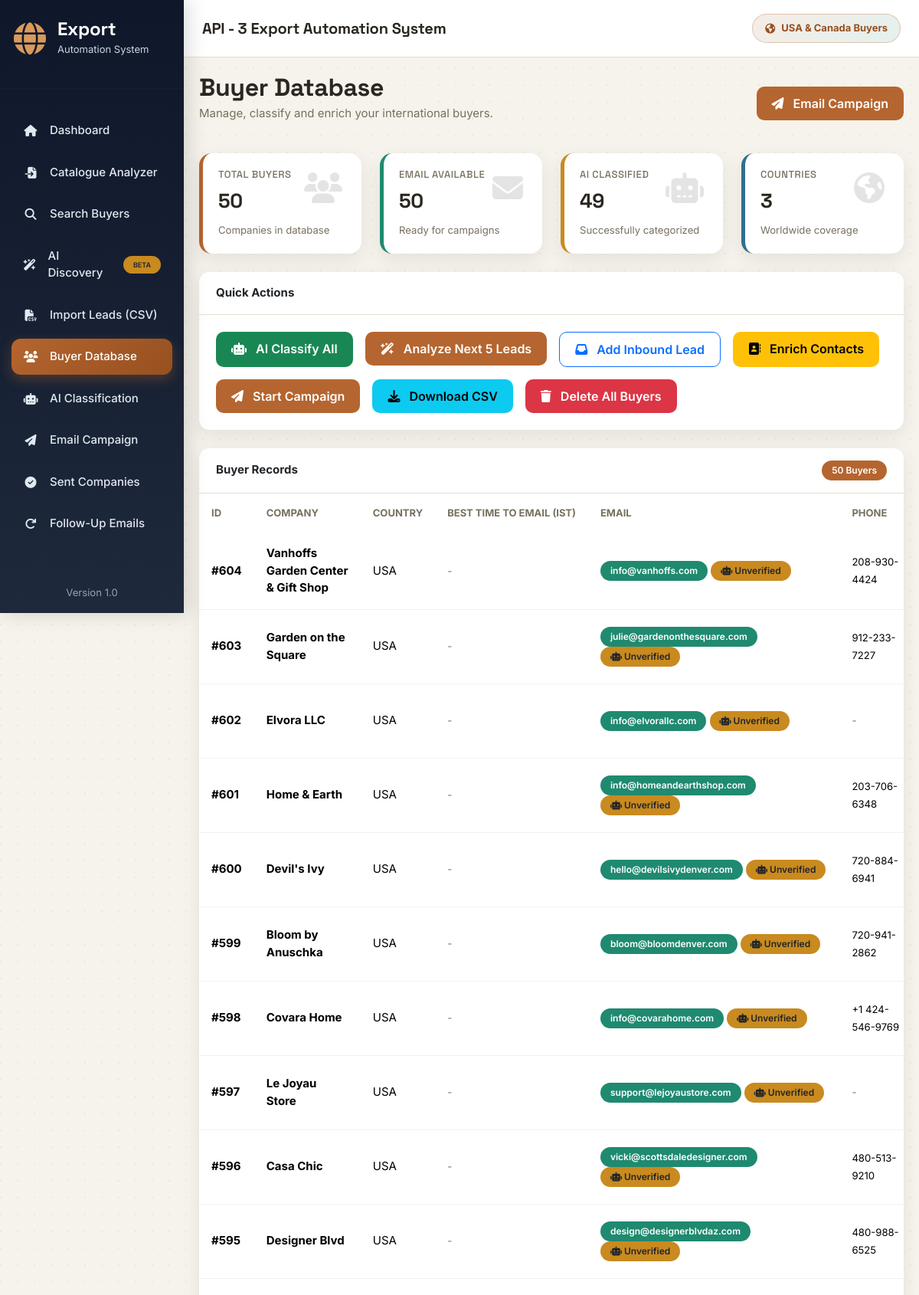
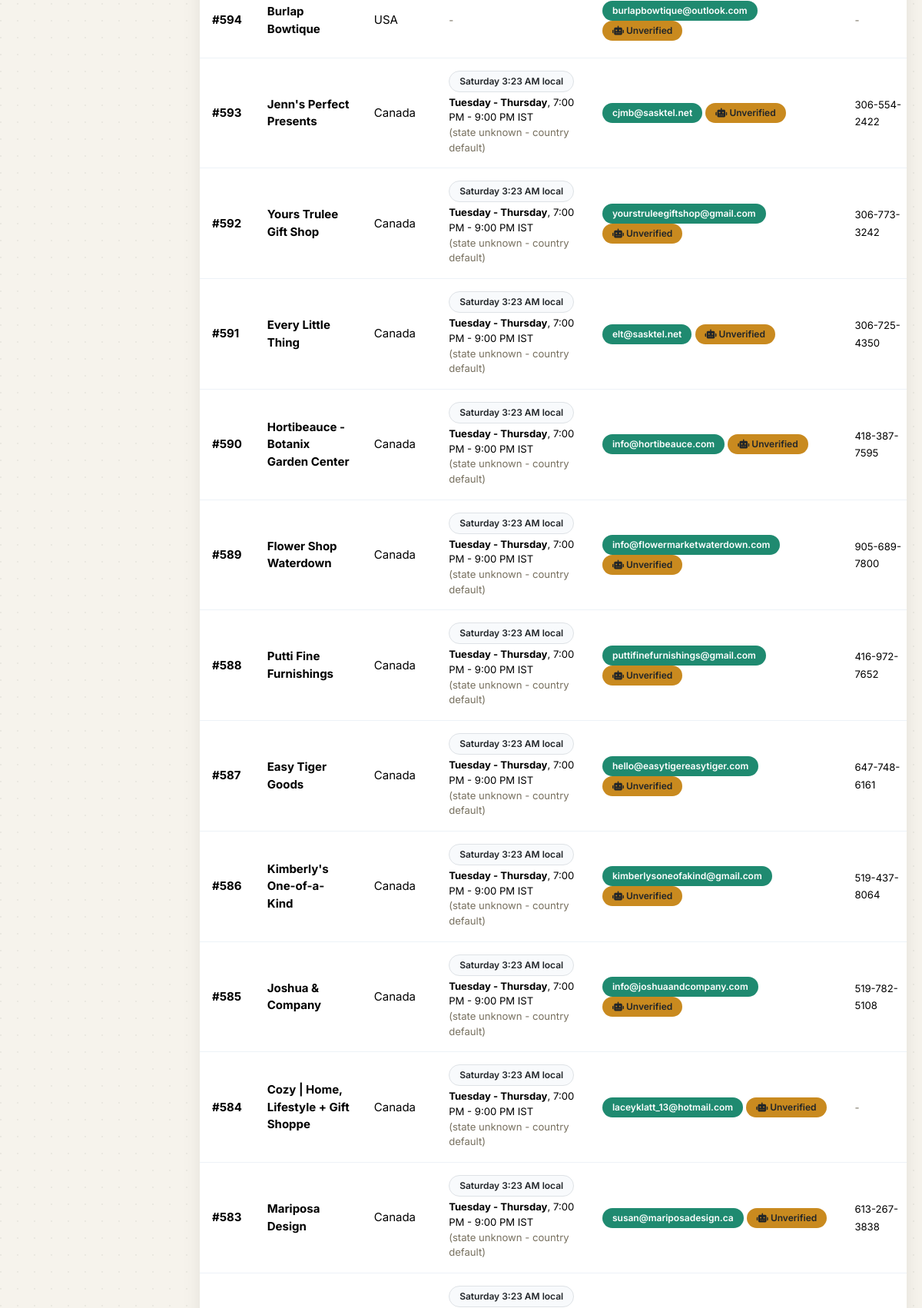
The page /buyers (upper part) on the database its author committed (2 pictures, top to bottom).
### app/models.py (models this page shows)
class Buyer(db.Model):
    __tablename__ = "buyers"
    id = db.Column(db.Integer, primary_key=True)
    company = db.Column(db.String(200), nullable=False)
    buyer_name = db.Column(db.String(200))
    email = db.Column(db.String(255))
    website = db.Column(db.String(300), unique=True)
    snippet = db.Column(db.Text)
    country = db.Column(db.String(100))
    state = db.Column(db.String(50))
    phone = db.Column(db.String(100))
    source = db.Column(db.String(100))
    category = db.Column(db.String(100), default="Unknown")
    status = db.Column(db.String(50), default="New")
    lead_score = db.Column(db.Integer)
    outreach_priority = db.Column(db.String(20))
    lead_score_reasons = db.Column(db.Text)
    product_match_percent = db.Column(db.Integer)
    relevant_categories = db.Column(db.String(500))
    style_estimate = db.Column(db.String(150))
    positioning_estimate = db.Column(db.String(100))
    recommended_products = db.Column(db.Text)
    decision_maker_name = db.Column(db.String(150))
    decision_maker_title = db.Column(db.String(150))
    email_domain_verified = db.Column(db.Boolean)
    email_live_verified = db.Column(db.Boolean)
    country_confirmed = db.Column(db.Boolean)
    analyzed_at = db.Column(db.DateTime)
    pipeline_stage = db.Column(db.String(50), default="Discovered")
    needs_follow_up = db.Column(db.Boolean, default=False)
    created_at = db.Column(
        db.DateTime,
        default=datetime.utcnow
    )

### app/routes/buyers.py (the view)
@buyers_bp.route("/buyers")
def buyers():
    from app.services.database.buyer_repository import BuyerRepository
    return render_template(
        "buyers.html",
        buyers=BuyerRepository().contactable_buyers()
    )

### app/services/crm/stage_service.py (called while the page is built)
    def stage_index(self, stage):
        try:
            return self.STAGE_ORDER.index(stage)
        except ValueError:
            return 0

### app/services/database/buyer_repository.py (called while the page is built)
    def contactable_buyers(self):
        contacted_index = self.stages.stage_index("Contacted")
        pre_contact_stages = self.stages.STAGE_ORDER[:contacted_index]
        return Buyer.query.filter(
            db.or_(
                Buyer.pipeline_stage.in_(pre_contact_stages),
                Buyer.pipeline_stage.is_(None)
            )
        ).order_by(
            Buyer.id.desc()
        ).all()

### app/services/timezone/send_time_service.py (called while the page is built)
    def get_timezone_name(self, country, state=None):
        state_clean = (state or "").strip().upper()
        if country == "United States" and state_clean in self.US_STATE_TIMEZONES:
            return self.US_STATE_TIMEZONES[state_clean], "state"
        if country == "Canada" and state_clean in self.CA_PROVINCE_TIMEZONES:
            return self.CA_PROVINCE_TIMEZONES[state_clean], "province"
        default_tz = self.COUNTRY_DEFAULT_TIMEZONES.get(country)
        if default_tz:
            return default_tz, "country-default"
        return None, None

### app/templates/buyers.html (shortened to what this page needs)
{% extends "base.html" %}
{% block content %}
<div class="fade-up">
    <div class="d-flex justify-content-between align-items-center mb-4">
        <div>
            <h2 class="fw-bold mb-1">
                Buyer Database
            </h2>
            <p class="text-muted">
                Manage, classify and enrich your international buyers.
            </p>
        </div>
        <a href="/campaign" class="btn btn-primary">
            <i class="fa-solid fa-paper-plane me-2"></i>
            Email Campaign
        </a>
    </div>
    <div class="row g-4 mb-4">
        <div class="col-xl-3 col-md-6">
            <div class="stats-card stats-primary">
                <i class="fa-solid fa-users"></i>
                <h6>Total Buyers</h6>
                <h2>{{ buyers|length }}</h2>
                <small class="text-muted">
                    Companies in database
                </small>
            </div>
        </div>
        <div class="col-xl-3 col-md-6">
            <div class="stats-card stats-success">
                <i class="fa-solid fa-envelope"></i>
                <h6>Email Available</h6>
                <h2>
                    {{ buyers|selectattr('email')|list|length }}
                </h2>
                <small class="text-muted">
                    Ready for campaigns
                </small>
            </div>
        </div>
        <div class="col-xl-3 col-md-6">
            <div class="stats-card stats-warning">
                <i class="fa-solid fa-robot"></i>
                <h6>AI Classified</h6>
                <h2>
                    {{ buyers|rejectattr('category','equalto','Unknown')|list|length }}
                </h2>
                <small class="text-muted">
                    Successfully categorized
                </small>
            </div>
        </div>
        <div class="col-xl-3 col-md-6">
            <div class="stats-card stats-info">
                <i class="fa-solid fa-earth-americas"></i>
                <h6>Countries</h6>
                <h2>
                    {{ buyers|map(attribute='country')|reject('equalto',None)|unique|list|length }}
                </h2>
                <small class="text-muted">
                    Worldwide coverage
                </small>
            </div>
        </div>
    </div>
    <div class="card mb-4">
        <div class="card-header">
            Quick Actions
        </div>
        <div class="card-body">
            <div class="d-flex flex-wrap gap-3">
                <a
                    href="{{ url_for('classify.classify_all') }}"
                    class="btn btn-success">
                    <i class="fa-solid fa-robot me-2"></i>
                    AI Classify All
                </a>
                <form
                    action="{{ url_for('buyers.analyze_unscored') }}"
                    method="POST"
                    class="d-inline">
                    <button class="btn btn-primary">
                        <i class="fa-solid fa-wand-magic-sparkles me-2"></i>
                        Analyze Next 5 Leads
                    </button>
                </form>
                <a
                    href="{{ url_for('buyers.add_inbound_lead') }}"
                    class="btn btn-outline-primary">
                    <i class="fa-solid fa-inbox me-2"></i>
                    Add Inbound Lead
                </a>
                <a
                    href="/enrich"
                    class="btn btn-warning">
                    <i class="fa-solid fa-address-book me-2"></i>
                    Enrich Contacts
                </a>
                <a
                    href="/campaign"
                    class="btn btn-primary">
                    <i class="fa-solid fa-paper-plane me-2"></i>
                    Start Campaign
                </a>
                <a
                    href="{{ url_for('buyers.download_buyers') }}"
                    class="btn btn-info">
                    <i class="fa-solid fa-download me-2"></i>
                    Download CSV
                </a>
                <form
                    action="{{ url_for('buyers.delete_all') }}"
                    method="POST">
                    <button
                    class="btn btn-danger">
                    <i class="fa-solid fa-trash me-2"></i>
                    Delete All Buyers
                    </button>
                </form>
            </div>
        </div>
    </div>
    <div class="card">
        <div class="card-header d-flex justify-content-between align-items-center">
            <span>
                Buyer Records
            </span>
            <span class="badge bg-primary">
                {{ buyers|length }} Buyers
            </span>
        </div>
        <div class="card-body p-0">
            <div class="table-responsive">
                <table class="table align-middle">
                    <thead>
                        <tr>
                            <th>ID</th>
                            <th>Company</th>
                            <th>Country</th>
                            <th>Best Time to Email (IST)</th>
                            <th>Email</th>
                            <th>Phone</th>
                        </tr>
                    </thead>
                    <tbody>
                    {% for item in buyers %}
                    <tr>
                        <td>
                            <strong>#{{ item.id }}</strong>
                        </td>
                        <td>
                            <strong>
                                {{ item.company }}
                            </strong>
                        </td>
                        <td>
                            {{ item.country or "-" }}
                        </td>
                        <td>
                            {% set tinfo = send_time_info(item.country, item.state) %}
                            {% if tinfo %}
                                <div class="small">
                                    <span class="badge bg-light text-dark border mb-1">
                                        {{ tinfo.local_day }} {{ tinfo.local_time }} local
                                    </span>
                                    <br>
                                    <strong>{{ tinfo.recommended_days }}</strong>,
                                    {{ tinfo.primary_window_ist }}
                                    {% if tinfo.precision == "country-default" %}
                                        <br>
                                        <span class="text-muted">(state unknown - country default)</span>
                                    {% endif %}
                                </div>
                            {% else %}
                                <span class="text-muted small">-</span>
                            {% endif %}
                        </td>
                        <td>
                            {% if item.email %}
                                <span class="badge bg-success">
                                    {{ item.email }}
                                </span>
                                {% if item.email_live_verified is sameas false %}
                                    <span class="badge bg-warning text-dark" title="Not confirmed by this app - AI-recalled or manually imported">
                                        <i class="fa-solid fa-robot"></i> Unverified
                                    </span>
                                {% endif %}
                            {% else %}
                                <span class="badge bg-danger">
                                    No Email
                                </span>
                            {% endif %}
                        </td>
                        <td>
                            {% if item.phone %}
                                <span class="small">
                                    {{ item.phone }}
                                </span>
                            {% else %}
                                <span class="text-muted small">-</span>
                            {% endif %}
                        </td>
                    </tr>
                    {% endfor %}
                    </tbody>
                </table>
            </div>
        </div>
    </div>
</div>
{% endblock %}

### app/static/css/style.css (style rules this page uses)
:root { --primary:#b5652f; --primary-dark:#96501f; --sidebar:#0b1626; --sidebar-hover:#16233a; --success:#1f8a70; --danger:#c0392b; --warning:#c98a1f; --info:#2f6f8f; --background:#f6f3ec; --white:#ffffff; --border:#e6dfd0; --text:#2a2620; --muted:#77705f; --radius:14px; --shadow:0 8px 24px rgba(24,17,6,.08); --font-display:'Space Grotesk',sans-serif; --sidebar-width:270px; --sidebar-width-lg:240px; }
* { margin:0; padding:0; box-sizing:border-box; font-family:'Inter',sans-serif; }
html { overflow-x:hidden; width:100%; }
body { background:var(--background); background-image: radial-gradient(circle at 1px 1px, rgba(24,17,6,.05) 1px, transparent 0); background-size:22px 22px; color:var(--text); overflow-x:hidden; width:100%; font-size:15px; }
a { text-decoration:none; }
h1, h2, h3, h4, h5, h6 { font-family:var(--font-display); letter-spacing:-.01em; }
.card { border:none; border-radius:var(--radius); box-shadow:var(--shadow); transition:.25s ease; overflow:hidden; max-width:100%; }
.card-header { background:white; border-bottom:1px solid var(--border); font-weight:700; padding:16px 22px; }
.card-body { padding:22px; max-width:100%; }
.stats-card { background:white; border-radius:16px; padding:22px; box-shadow:var(--shadow); position:relative; overflow:hidden; transition:.3s; height:100%; }
.stats-card h6 { color:var(--muted); font-size:13px; margin-bottom:12px; text-transform:uppercase; letter-spacing:.5px; }
.stats-card h2 { font-size:30px; font-weight:700; margin-bottom:10px; }
.stats-card i { position:absolute; right:25px; top:25px; font-size:40px; opacity:.12; }
.stats-primary { border-left:5px solid var(--primary); }
.stats-success { border-left:5px solid var(--success); }
.stats-warning { border-left:5px solid var(--warning); }
.stats-info { border-left:5px solid var(--info); }
.btn { border-radius:10px; padding:10px 20px; font-weight:600; transition:.25s; }
.btn-primary { background:var(--primary); border:none; }
.btn-success { border:none; }
.btn-danger { border:none; }
.btn-warning { border:none; }
.btn-info { border:none; }
.btn-outline-primary { border-radius:10px; }
.table { margin-bottom:0; vertical-align:middle; }
.table thead { background:#f8fafc; }
.table thead th { border:none; color:var(--muted); font-weight:700; font-size:13px; text-transform:uppercase; padding:16px; white-space:nowrap; }
.table tbody td { padding:16px; border-color:#edf2f7; }
.table tbody tr { transition:.2s; }
.table-responsive { overflow-x:auto; -webkit-overflow-scrolling:touch; max-width:100%; }
.badge { padding:7px 13px; border-radius:30px; font-weight:600; font-size:12px; white-space:nowrap; }
.bg-success { background:var(--success)!important; }
.bg-warning { background:var(--warning)!important; }
.bg-primary { background:var(--primary)!important; }
.text-muted { color:var(--muted)!important; }
.bg-light { background:#f8fafc!important; }
.fade-up { animation:fadeUp .5s ease; }
@media (max-width:1400px) { .stats-card { padding:20px; } }
@media (max-width:1366px) { .stats-card h2 { font-size:26px; } }

### rows shown on the page
Buyer: id "604", company "Vanhoffs Garden Center & Gift Shop", country "USA", email "info@vanhoffs.com", email_live_verified False (drawn), phone "208-930-4424"
Buyer: id "603", company "Garden on the Square", country "USA", email "julie@gardenonthesquare.com", email_live_verified False (drawn), phone "912-233-7227"
Buyer: id "602", company "Elvora LLC", country "USA", email "info@elvorallc.com", email_live_verified False (drawn)
Buyer: id "601", company "Home & Earth", country "USA", email "info@homeandearthshop.com", email_live_verified False (drawn), phone "203-706-6348"
Buyer: id "600", company "Devil's Ivy", country "USA", email "hello@devilsivydenver.com", email_live_verified False (drawn), phone "720-884-6941"
Buyer: id "599", company "Bloom by Anuschka", country "USA", email "bloom@bloomdenver.com", email_live_verified False (drawn), phone "720-941-2862"
Buyer: id "598", company "Covara Home", country "USA", email "info@covarahome.com", email_live_verified False (drawn), phone "+1 424-546-9769"
Buyer: id "597", company "Le Joyau Store", country "USA", email "support@lejoyaustore.com", email_live_verified False (drawn)
Buyer: id "596", company "Casa Chic", country "USA", email "vicki@scottsdaledesigner.com", email_live_verified False (drawn), phone "480-513-9210"
Buyer: id "595", company "Designer Blvd", country "USA", email "design@designerblvdaz.com", email_live_verified False (drawn), phone "480-988-6525"
Buyer: id "594", company "Burlap Bowtique", country "USA", email "burlapbowtique@outlook.com", email_live_verified False (drawn)
Buyer: id "593", company "Jenn's Perfect Presents", country "Canada", local_day "Saturday", local_time "3:23 AM", recommended_days "Tuesday - Thursday", primary_window_ist "7:00 PM - 9:00 PM IST", shows "(state unknown - country default)", email "cjmb@sasktel.net", email_live_verified False (drawn), phone "306-554-2422"
Buyer: id "592", company "Yours Trulee Gift Shop", country "Canada", local_day "Saturday", local_time "3:23 AM", recommended_days "Tuesday - Thursday", primary_window_ist "7:00 PM - 9:00 PM IST", shows "(state unknown - country default)", email "yourstruleegiftshop@gmail.com", email_live_verified False (drawn), phone "306-773-3242"
Buyer: id "591", company "Every Little Thing", country "Canada", local_day "Saturday", local_time "3:23 AM", recommended_days "Tuesday - Thursday", primary_window_ist "7:00 PM - 9:00 PM IST", shows "(state unknown - country default)", email "elt@sasktel.net", email_live_verified False (drawn), phone "306-725-4350"
Buyer: id "590", company "Hortibeauce - Botanix Garden Center", country "Canada", local_day "Saturday", local_time "3:23 AM", recommended_days "Tuesday - Thursday", primary_window_ist "7:00 PM - 9:00 PM IST", shows "(state unknown - country default)", email "info@hortibeauce.com", email_live_verified False (drawn), phone "418-387-7595"
Buyer: id "589", company "Flower Shop Waterdown", country "Canada", local_day "Saturday", local_time "3:23 AM", recommended_days "Tuesday - Thursday", primary_window_ist "7:00 PM - 9:00 PM IST", shows "(state unknown - country default)", email "info@flowermarketwaterdown.com", email_live_verified False (drawn), phone "905-689-7800"
Buyer: id "588", company "Putti Fine Furnishings", country "Canada", local_day "Saturday", local_time "3:23 AM", recommended_days "Tuesday - Thursday", primary_window_ist "7:00 PM - 9:00 PM IST", shows "(state unknown - country default)", email "puttifinefurnishings@gmail.com", email_live_verified False (drawn), phone "416-972-7652"
Buyer: id "587", company "Easy Tiger Goods", country "Canada", local_day "Saturday", local_time "3:23 AM", recommended_days "Tuesday - Thursday", primary_window_ist "7:00 PM - 9:00 PM IST", shows "(state unknown - country default)", email "hello@easytigereasytiger.com", email_live_verified False (drawn), phone "647-748-6161"
Buyer: id "586", company "Kimberly's One-of-a-Kind", country "Canada", local_day "Saturday", local_time "3:23 AM", recommended_days "Tuesday - Thursday", primary_window_ist "7:00 PM - 9:00 PM IST", shows "(state unknown - country default)", email "kimberlysoneofakind@gmail.com", email_live_verified False (drawn), phone "519-437-8064"
Buyer: id "585", company "Joshua & Company", country "Canada", local_day "Saturday", local_time "3:23 AM", recommended_days "Tuesday - Thursday", primary_window_ist "7:00 PM - 9:00 PM IST", shows "(state unknown - country default)", email "info@joshuaandcompany.com", email_live_verified False (drawn), phone "519-782-5108"
Buyer: id "584", company "Cozy | Home, Lifestyle + Gift Shoppe", country "Canada", local_day "Saturday", local_time "3:23 AM", recommended_days "Tuesday - Thursday", primary_window_ist "7:00 PM - 9:00 PM IST", shows "(state unknown - country default)", email "laceyklatt_13@hotmail.com", email_live_verified False (drawn)
Buyer: id "583", company "Mariposa Design", country "Canada", local_day "Saturday", local_time "3:23 AM", recommended_days "Tuesday - Thursday", primary_window_ist "7:00 PM - 9:00 PM IST", shows "(state unknown - country default)", email "susan@mariposadesign.ca", email_live_verified False (drawn), phone "613-267-3838"
Buyer: local_day "Saturday", local_time "3:23 AM"

### other values the page prints
{{ buyers|length }} "50"
{{ buyers|selectattr('email')|list|length }} "50"
{{ buyers|rejectattr('category','equalto','Unknown')|list|length }} "49"
